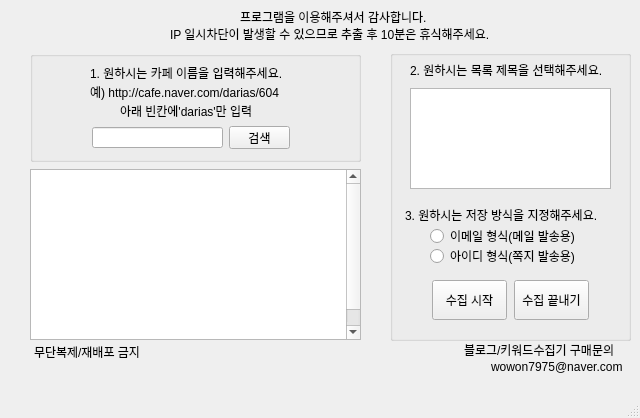
<?xml version="1.0" encoding="UTF-8"?>
<ui version="4.0">
 <class>mywindow</class>
 <widget class="QMainWindow" name="mywindow">
  <property name="windowModality">
   <enum>Qt::NonModal</enum>
  </property>
  <property name="geometry">
   <rect>
    <x>0</x>
    <y>0</y>
    <width>640</width>
    <height>418</height>
   </rect>
  </property>
  <property name="sizePolicy">
   <sizepolicy hsizetype="Preferred" vsizetype="Preferred">
    <horstretch>0</horstretch>
    <verstretch>0</verstretch>
   </sizepolicy>
  </property>
  <property name="baseSize">
   <size>
    <width>0</width>
    <height>0</height>
   </size>
  </property>
  <property name="cursor">
   <cursorShape>ArrowCursor</cursorShape>
  </property>
  <property name="windowTitle">
   <string>카페 이메일수집기</string>
  </property>
  <widget class="QWidget" name="centralwidget">
   <widget class="QPushButton" name="pushButton1">
    <property name="geometry">
     <rect>
      <x>432</x>
      <y>280</y>
      <width>75</width>
      <height>40</height>
     </rect>
    </property>
    <property name="text">
     <string>수집 시작</string>
    </property>
   </widget>
   <widget class="QLabel" name="label_2">
    <property name="geometry">
     <rect>
      <x>90</x>
      <y>65</y>
      <width>221</width>
      <height>16</height>
     </rect>
    </property>
    <property name="text">
     <string>1. 원하시는 카페 이름을 입력해주세요.</string>
    </property>
   </widget>
   <widget class="QLabel" name="label_3">
    <property name="geometry">
     <rect>
      <x>90</x>
      <y>84</y>
      <width>211</width>
      <height>16</height>
     </rect>
    </property>
    <property name="text">
     <string>예) http://cafe.naver.com/darias/604</string>
    </property>
   </widget>
   <widget class="QPushButton" name="pushButton2">
    <property name="geometry">
     <rect>
      <x>514</x>
      <y>280</y>
      <width>75</width>
      <height>40</height>
     </rect>
    </property>
    <property name="text">
     <string>수집 끝내기</string>
    </property>
   </widget>
   <widget class="QRadioButton" name="radio1">
    <property name="geometry">
     <rect>
      <x>430</x>
      <y>228</y>
      <width>161</width>
      <height>16</height>
     </rect>
    </property>
    <property name="focusPolicy">
     <enum>Qt::StrongFocus</enum>
    </property>
    <property name="text">
     <string>이메일 형식(메일 발송용)</string>
    </property>
   </widget>
   <widget class="QRadioButton" name="radio2">
    <property name="geometry">
     <rect>
      <x>430</x>
      <y>248</y>
      <width>161</width>
      <height>16</height>
     </rect>
    </property>
    <property name="text">
     <string>아이디 형식(쪽지 발송용)</string>
    </property>
   </widget>
   <widget class="QLineEdit" name="lineEdit">
    <property name="geometry">
     <rect>
      <x>92</x>
      <y>127</y>
      <width>131</width>
      <height>21</height>
     </rect>
    </property>
   </widget>
   <widget class="QLabel" name="label_5">
    <property name="geometry">
     <rect>
      <x>405</x>
      <y>205</y>
      <width>221</width>
      <height>20</height>
     </rect>
    </property>
    <property name="text">
     <string>3. 원하시는 저장 방식을 지정해주세요.</string>
    </property>
   </widget>
   <widget class="QLabel" name="label_6">
    <property name="geometry">
     <rect>
      <x>240</x>
      <y>7</y>
      <width>211</width>
      <height>20</height>
     </rect>
    </property>
    <property name="text">
     <string>프로그램을 이용해주셔서 감사합니다.</string>
    </property>
   </widget>
   <widget class="QLabel" name="label_7">
    <property name="geometry">
     <rect>
      <x>170</x>
      <y>24</y>
      <width>361</width>
      <height>20</height>
     </rect>
    </property>
    <property name="text">
     <string>IP 일시차단이 발생할 수 있으므로 추출 후 10분은 휴식해주세요.</string>
    </property>
   </widget>
   <widget class="QListWidget" name="listWidget">
    <property name="geometry">
     <rect>
      <x>30</x>
      <y>169</y>
      <width>331</width>
      <height>171</height>
     </rect>
    </property>
    <property name="font">
     <font>
      <pointsize>11</pointsize>
     </font>
    </property>
    <item>
     <property name="text">
      <string/>
     </property>
     <property name="font">
      <font>
       <family>돋움</family>
       <pointsize>9</pointsize>
      </font>
     </property>
    </item>
    <item>
     <property name="text">
      <string/>
     </property>
     <property name="font">
      <font>
       <family>돋움</family>
      </font>
     </property>
    </item>
    <item>
     <property name="text">
      <string/>
     </property>
     <property name="font">
      <font>
       <family>돋움</family>
      </font>
     </property>
     <property name="textAlignment">
      <set>AlignCenter</set>
     </property>
    </item>
    <item>
     <property name="text">
      <string/>
     </property>
     <property name="font">
      <font>
       <family>돋움</family>
      </font>
     </property>
     <property name="textAlignment">
      <set>AlignCenter</set>
     </property>
    </item>
    <item>
     <property name="text">
      <string/>
     </property>
     <property name="font">
      <font>
       <family>돋움</family>
       <pointsize>15</pointsize>
       <weight>75</weight>
       <bold>true</bold>
      </font>
     </property>
     <property name="textAlignment">
      <set>AlignCenter</set>
     </property>
    </item>
    <item>
     <property name="text">
      <string/>
     </property>
     <property name="font">
      <font>
       <family>돋움</family>
       <pointsize>9</pointsize>
       <weight>50</weight>
       <bold>false</bold>
      </font>
     </property>
     <property name="textAlignment">
      <set>AlignCenter</set>
     </property>
    </item>
    <item>
     <property name="text">
      <string/>
     </property>
     <property name="font">
      <font>
       <family>돋움</family>
      </font>
     </property>
     <property name="textAlignment">
      <set>AlignCenter</set>
     </property>
    </item>
    <item>
     <property name="text">
      <string/>
     </property>
    </item>
    <item>
     <property name="text">
      <string>중간에 종료하셔도 그때까지 수집한 이메일이 저장됩니다.</string>
     </property>
     <property name="font">
      <font>
       <pointsize>9</pointsize>
      </font>
     </property>
     <property name="textAlignment">
      <set>AlignCenter</set>
     </property>
    </item>
   </widget>
   <widget class="QGroupBox" name="groupBox">
    <property name="geometry">
     <rect>
      <x>390</x>
      <y>50</y>
      <width>241</width>
      <height>291</height>
     </rect>
    </property>
    <property name="title">
     <string/>
    </property>
    <widget class="QLabel" name="label_11">
     <property name="geometry">
      <rect>
       <x>20</x>
       <y>10</y>
       <width>221</width>
       <height>20</height>
      </rect>
     </property>
     <property name="text">
      <string>2. 원하시는 목록 제목을 선택해주세요.</string>
     </property>
    </widget>
    <widget class="QListWidget" name="listWidget2">
     <property name="geometry">
      <rect>
       <x>20</x>
       <y>38</y>
       <width>201</width>
       <height>101</height>
      </rect>
     </property>
    </widget>
   </widget>
   <widget class="QLabel" name="label_9">
    <property name="geometry">
     <rect>
      <x>464</x>
      <y>340</y>
      <width>171</width>
      <height>20</height>
     </rect>
    </property>
    <property name="text">
     <string>블로그/키워드수집기 구매문의</string>
    </property>
   </widget>
   <widget class="QLabel" name="label_10">
    <property name="geometry">
     <rect>
      <x>34</x>
      <y>342</y>
      <width>121</width>
      <height>20</height>
     </rect>
    </property>
    <property name="text">
     <string>무단복제/재배포 금지</string>
    </property>
   </widget>
   <widget class="QLabel" name="label_8">
    <property name="geometry">
     <rect>
      <x>120</x>
      <y>103</y>
      <width>151</width>
      <height>16</height>
     </rect>
    </property>
    <property name="text">
     <string>아래 빈칸에'darias'만 입력</string>
    </property>
   </widget>
   <widget class="QPushButton" name="pushButton0">
    <property name="geometry">
     <rect>
      <x>229</x>
      <y>126</y>
      <width>61</width>
      <height>23</height>
     </rect>
    </property>
    <property name="text">
     <string>검색</string>
    </property>
   </widget>
   <widget class="QGroupBox" name="groupBox_2">
    <property name="geometry">
     <rect>
      <x>30</x>
      <y>51</y>
      <width>331</width>
      <height>111</height>
     </rect>
    </property>
    <property name="title">
     <string/>
    </property>
   </widget>
   <widget class="QLabel" name="label_12">
    <property name="geometry">
     <rect>
      <x>491</x>
      <y>357</y>
      <width>141</width>
      <height>20</height>
     </rect>
    </property>
    <property name="text">
     <string>wowon7975@naver.com</string>
    </property>
   </widget>
   <zorder>groupBox_2</zorder>
   <zorder>groupBox</zorder>
   <zorder>pushButton1</zorder>
   <zorder>label_2</zorder>
   <zorder>label_3</zorder>
   <zorder>pushButton2</zorder>
   <zorder>radio1</zorder>
   <zorder>radio2</zorder>
   <zorder>lineEdit</zorder>
   <zorder>label_5</zorder>
   <zorder>label_6</zorder>
   <zorder>label_7</zorder>
   <zorder>listWidget</zorder>
   <zorder>label_9</zorder>
   <zorder>label_10</zorder>
   <zorder>label_8</zorder>
   <zorder>pushButton0</zorder>
   <zorder>label_12</zorder>
  </widget>
  <widget class="QMenuBar" name="menubar">
   <property name="geometry">
    <rect>
     <x>0</x>
     <y>0</y>
     <width>640</width>
     <height>21</height>
    </rect>
   </property>
  </widget>
  <widget class="QStatusBar" name="statusbar"/>
 </widget>
 <resources/>
 <connections/>
</ui>
